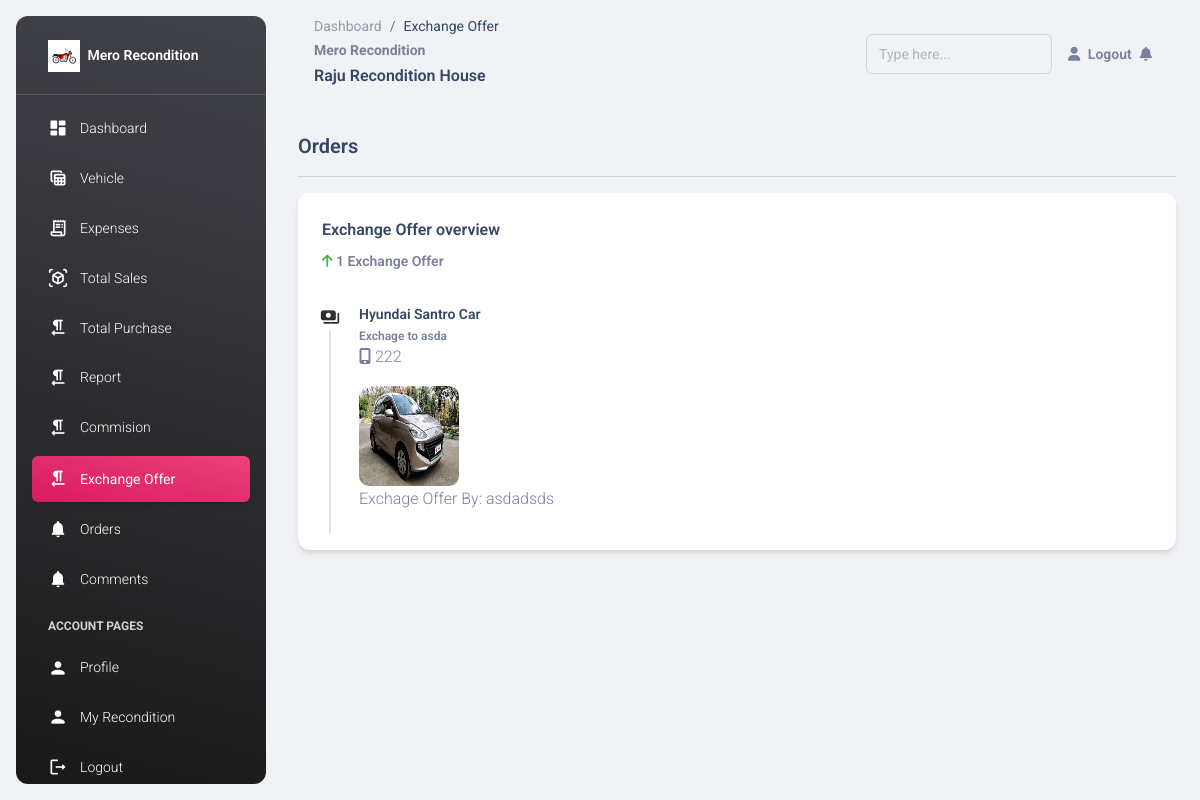
Page /recondition/exchange (signed in) on the committed database.
### recon/models.py (models this page shows, shortened)
class CustomUser(AbstractUser):
    user_type_data = (("owner", "owner"), ("recondition", 'recondition'), ("customer", 'customer'))
    user_type = models.CharField(default = "owner", choices = user_type_data, max_length = 20)
    email = models.EmailField(unique = True)

class Recondition(models.Model):
    id = models.AutoField(primary_key = True)
    admin = models.OneToOneField(CustomUser, on_delete=models.CASCADE)
    number = models.BigIntegerField(blank= True, null = True)
    recondition_name = models.CharField(max_length=200)
    slug = models.SlugField(max_length=200, unique = True)
    Temporary_address = models.CharField(max_length = 300)
    District = models.CharField(max_length = 50, default = 'Kathmandu')
    profile_pic = models.ImageField(upload_to = "Recondition", blank = True)
    verified = models.BooleanField(default=False)
    created_at = models.DateTimeField(auto_now_add= True)
    expire_on = models.DateField(blank= True, null = True)
    long = models.CharField(max_length = 30, blank = True, null = True)
    lat = models.CharField(max_length = 30, blank = True, null = True)
    call = models.IntegerField()
    objects = models.Manager()

class Exchange(models.Model):
    id = models.AutoField(primary_key= True)
    vehicle = models.ForeignKey(Vehicle, related_name='vehicle_exchange', on_delete=models.CASCADE)
    number = models.BigIntegerField()
    name = models.CharField(max_length=200)
    bike_name = models.CharField(max_length=200)
    image = models.ImageField(upload_to="exchange")
    detail = models.CharField(max_length=400)
    objects = models.Manager()

class Vehicle(models.Model):
    id = models.AutoField(primary_key=True)
    user = models.ForeignKey(CustomUser, related_name = "user_vehicle", on_delete= models.CASCADE)
    type = models.ForeignKey(Category, related_name="vehicle_category", on_delete=models.DO_NOTHING)
    name = models.CharField(max_length=100)
    slug = models.SlugField(max_length=200, unique = True)
    cost_price = models.IntegerField()
    plate_no = models.CharField(max_length=50)
    maintainance_cost = models.IntegerField(blank=True, null =True)
    maintainance_detail = models.CharField(max_length=500, blank=True, null =True)
    purchase_date = models.DateField(blank=True)
    sold_date = models.DateField(blank=True, null =True)
    showing_price = models.IntegerField()
    sold_status = models.BooleanField(default=False)
    image = models.ImageField(upload_to = "vehicle", blank = True , null =True)
    sold_price = models.IntegerField(blank=True , null =True)
    remarks = models.CharField(max_length=1000, blank=True, null =True)
    book_no = models.CharField(max_length=200 , blank=True, null =True)
    insurance = models.CharField(max_length=1000, blank=True , null =True)
    run_km = models.IntegerField()
    modal = models.CharField(max_length = 200, blank=True, null =True)
    objects = models.Manager()

### recond/views.py (the view)
# urls.py: path('exchange', views.exchangeView, name ="exchange"),
def exchangeView(request):
    exchange = Exchange.objects.filter(vehicle__user = request.user)
    count = exchange.count()
    cc = {
        'exchange':exchange,
        'count':count
    }
    return render(request, "recondition/exchange.html", cc)

### templates/recondition/exchange.html (shortened to what this page needs)
{% extends 'recondition/homepage.html' %}
{% block pages %}
    <ol class="breadcrumb bg-transparent mb-0 pb-0 pt-1 px-0 me-sm-6 me-5">
        <li class="breadcrumb-item text-sm"><a class="opacity-5 text-dark" href="{%url 'recond:homepage'%}">Dashboard</a></li>
        <li class="breadcrumb-item text-sm text-dark active" aria-current="page">Exchange Offer</li>
    </ol>
{% endblock pages %}
{% block content %}
    <div class="container-fluid py-4">
        <h5>Orders</h5>
        <hr>
        <div class="row">
            <div class="col-12">
                <div class="card h-100">
                  <div class="card-header pb-0">
                    <h6>Exchange Offer overview</h6>
                    <p class="text-sm">
                      <i class="fa fa-arrow-up text-success" aria-hidden="true"></i>
                      <span class="font-weight-bold">{{count}} Exchange Offer</span>
                    </p>
                  </div>
                  <div class="card-body p-3">
                    <div class="timeline timeline-one-side">
                        {% for i in exchange  %}
                            <div class="timeline-block" >
                                <span class="timeline-step">
                                <i class="material-icons text-dark text-gradient">payments</i>
                                </span>
                                <div class="timeline-content" data-bs-toggle="modal" data-bs-target="#exampleModalOrder{{i.id}}">
                                <h6 class="text-dark text-sm font-weight-bold mb-0">{{i.vehicle.name}}</h6>
                                <p class="text-secondary font-weight-bold text-xs mt-1 mb-0">
                                   Exchage to {{i.bike_name}}
                                </p>
                                <p><i class="fa fa-mobile"></i> {{i.number}}</p>
                                <img src="{{i.vehicle.image.url}}" alt="{{i.vehicle.name}}" srcset="" style="height: 100px; width:100px; border-radius:10px;">
                                <p>Exchage Offer By: {{i.name}}</p>
                            </div>
                            </div>
                        {% endfor %}
                    </div>
                  </div>
                </div>
              </div>
        </div>
    </div>
{% endblock content %}

### templates/dashbord/dashboard.html (shortened to what this page needs)
{% load static %}
<!DOCTYPE html>
<html lang="en">
  {% load pwa %}
<head>
  <link href="{%static 'assets/css/nucleo-icons.css' %} " rel="stylesheet" />
  <link href="{%static 'assets/css/nucleo-svg.css' %} " rel="stylesheet" />
  <link id="pagestyle" href="{%static 'assets/css/material-dashboard.css' %} " rel="stylesheet" />
</head>
<body class="g-sidenav-show  bg-gray-200">
  {% block aside %}
  {%endblock%}
  <main class="main-content position-relative max-height-vh-100 h-100 border-radius-lg ">
    <nav class="navbar navbar-main navbar-expand-lg px-0 mx-4 shadow-none border-radius-xl" id="navbarBlur" navbar-scroll="true">
      <div class="container-fluid py-1 px-3">
        <nav aria-label="breadcrumb">
          {% block pages %}{% endblock pages %}
          <small class="font-weight-bolder mb-0">Mero Recondition</small>
          {% if user.recondition.recondition_name %}
            <h6>{{user.recondition.recondition_name}}</h6>
          {% else %}
            <h6>{{user.username}} Dashboard</h6>
          {% endif %}
        </nav>
        <div class="collapse navbar-collapse mt-sm-0 mt-2 me-md-0 me-sm-4" id="navbar">
          <div class="ms-md-auto pe-md-3 d-flex align-items-center">
            <div class="input-group input-group-outline">
              <form action="" method="post">
                <input type="text" class="form-control" name ="name" placeholder="Type here...">
              </form>
            </div>
          </div>
          <ul class="navbar-nav  justify-content-end">
            <li class="nav-item d-flex align-items-center">
              <a href="{%url 'recon:logout'%}" class="nav-link text-body font-weight-bold px-0">
                <i class="fa fa-user me-sm-1"></i>
                  <span class="d-sm-inline d-none">Logout</span>
              </a>
            </li>
            <li class="nav-item dropdown ps-2 pe-2 d-flex align-items-center">
              <a href="javascript:;" class="nav-link text-body p-0" id="dropdownMenuButton" data-bs-toggle="dropdown" aria-expanded="false">
                <i class="fa fa-bell cursor-pointer" style="position: relative;"></i>
              </a>
            </li>
          </ul>
        </div>
      </div>
    </nav>
    {% block content %}
    {% endblock content %}
  </main>
</body>
</html>

### templates/dashbord/dashboard.html (style rules this page uses)
.form-control { border: 1px solid white; background-color: white; color: #495057; padding-left: 10px; }
.card { cursor: pointer; }

### rows in the picture
CustomUser: recondition.recondition_name "Raju Recondition House"
Exchange: vehicle.name "Hyundai Santro Car", bike_name "asda", number "222", vehicle.image (picture), name "asdadsds"

### other values in the picture
{{ count }} "1"
